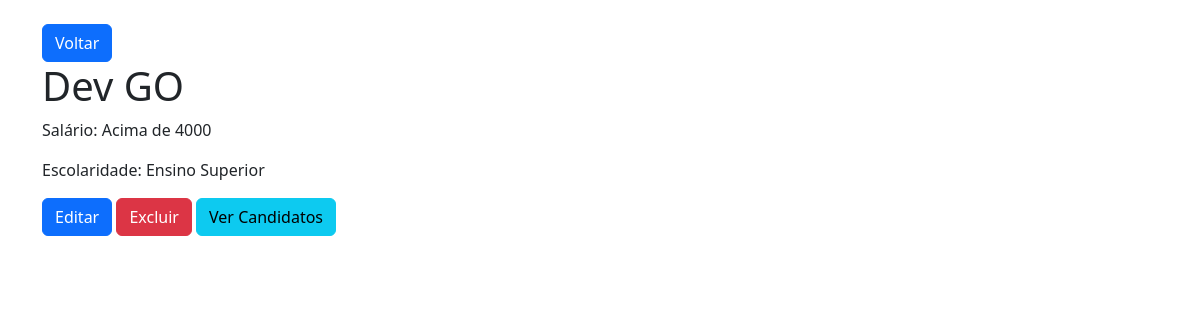
/empresas/vagas/13/ (signed in), run on the app's committed database.
### empresas/models.py (models this page shows, shortened)
class Vagas(models.Model):
    empresa = models.CharField(max_length=100)
    titulo = models.CharField(max_length=150)
    salario = models.CharField(max_length=50)
    escolaridade = models.CharField(max_length=50)

### empresas/views.py (the view)
# urls.py: path("vagas/<int:vaga_id>/", views.detalhes_vaga, name="detalhes_vaga"),
@login_required(login_url="/empresas/login")
@has_role_decorator("empresa")
def detalhes_vaga(request, vaga_id):
    vaga = get_object_or_404(Vagas, pk=vaga_id)
    return render(request, "empresas/detalhes_vaga.html", {"vaga": vaga})

### empresas/templates/empresas/detalhes_vaga.html (shortened to what this page needs)
{% extends 'base.html' %}
{% block content %}
    <div class="container mt-4">
        <a href="{% url 'vagas' %}" class="btn btn-primary">Voltar</a>
        <h1>{{ vaga.titulo }}</h1>
        <p>Salário: {{ vaga.salario }}</p>
        <p>Escolaridade: {{ vaga.escolaridade }}</p>
        <a href="{% url 'editar_vaga' vaga.id %}" class="btn btn-primary">Editar</a>
        <a href="{% url 'deletar_vaga' vaga.id %}" class="btn btn-danger">Excluir</a>
        <a href="{% url 'candidatos_vaga' vaga.id %}" class="btn btn-info">Ver Candidatos</a>
    </div>
{% endblock content %}

### data on the page
Vagas: titulo "Dev GO", salario "Acima de 4000", escolaridade "Ensino Superior"
